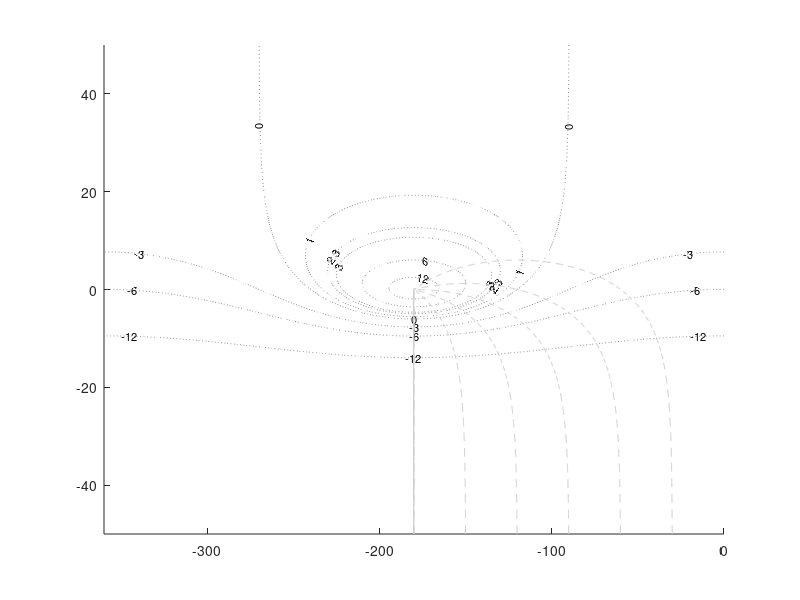

Recreate this plot in MATLAB.
function asta_nichols_grid(ax)
  % Contours of |L/(1+L)| and phase(L/(1+L)), including lab's 2.3 dB.
  if nargin < 1, ax = gca(); end
  [phase,db] = meshgrid(linspace(-360,0,721),linspace(-50,50,501));
  L = 10.^(db/20).*exp(1i*phase*pi/180);
  T = L./(1+L);
  old = ishold(ax); hold(ax,'on');
  [c,h] = contour(ax,phase,db,20*log10(abs(T)),[-12 -6 -3 0 1 2.3 3 6 12], ...
                  'linestyle',':','linecolor',[0.55 0.55 0.55]);
  clabel(c,h,'fontsize',8);
  contour(ax,phase,db,angle(T)*180/pi,[-150 -120 -90 -60 -30], ...
          'linestyle','--','linecolor',[0.8 0.8 0.8]);
  if ~old, hold(ax,'off'); end
end
